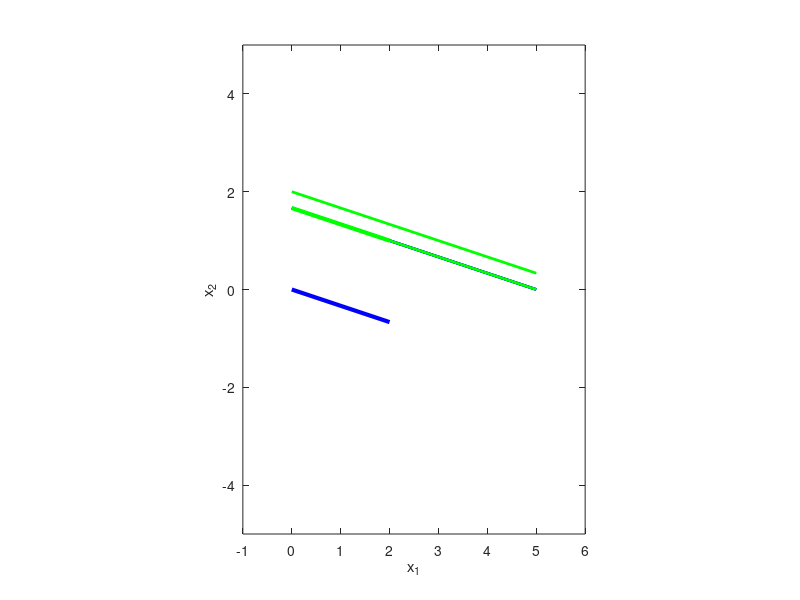

This figure's MATLAB source:
%%
%A
A = [1 3;5 -2];
B = [6;13];

l1=@(x1)(B(1)-A(1,1)*x1)/A(1,2);
l2=@(x1)(B(2)-A(2,1)*x1)/A(2,2);
x1=[0 5];
plot(x1,l1(x1),'b','linewidth',2), hold on
plot(x1,l2(x1),'g','linewidth',2)
xlabel('x_1'), ylabel('x_2')
axis equal, axis([0 5 -3 3])


R = rref([A B])
x=[3;1];
plot(x(1),x(2),'ro','markersize',3,'linewidth',4), hold off
%Ingen Skärningspunkt


%%
%B
A = [1 3;2 6];
B = [5;12];

l1=@(x1)(B(1)-A(1,1)*x1)/A(1,2);
l2=@(x1)(B(2)-A(2,1)*x1)/A(2,2);
x1=[0 5];
plot(x1,l1(x1),'b','linewidth',2), hold on
plot(x1,l2(x1),'g','linewidth',2)
xlabel('x_1'), ylabel('x_2')
axis equal, axis([0 5 -3 3])


%%
A = [1 3;2 6];
B = [5;10];

l1=@(x1)(B(1)-A(1,1)*x1)/A(1,2);
l2=@(x1)(B(2)-A(2,1)*x1)/A(2,2);
x1=[0 5];
plot(x1,l1(x1),'b','linewidth',2), hold on
plot(x1,l2(x1),'g','linewidth',2)
xlabel('x_1'), ylabel('x_2')
axis equal, axis([-1 6 -5 5])

%%
A1 = [1 3; 2 6];
b1 = [5;12];
b2 = [5; 10];
R1 = rref([A1 b1]);
R2 = rref([A1 b2]);
%plot(x(1),x(2),'ro','markersize',3,'linewidth',4), hold off;
%R1
xt=@(t)[t;(0-t)/3];
P=[xt(0) xt(2)];
plot(P(1,:),P(2,:),'b','linewidth',3),hold on
%R2
xt=@(t)[t;(5-t)/3];
P=[xt(0) xt(2)];
plot(P(1,:),P(2,:),'g','linewidth',3)
